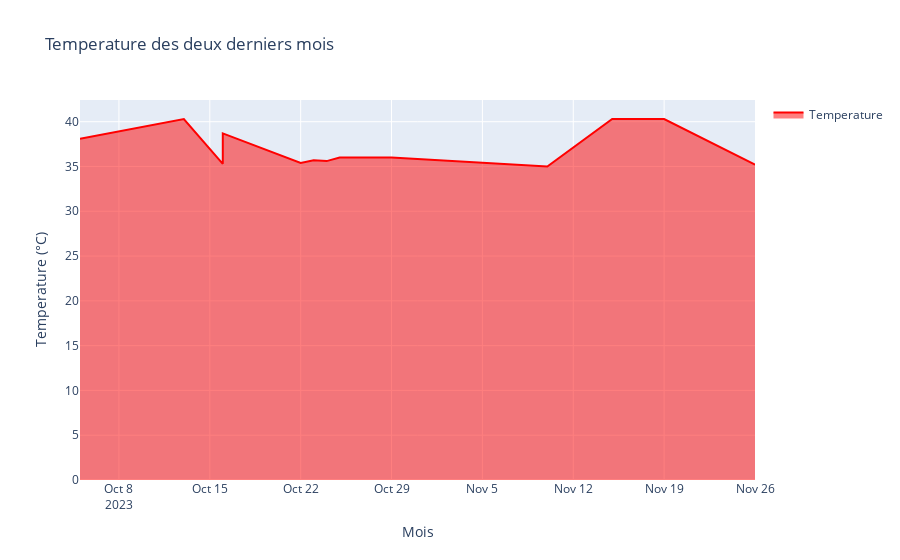

Notebook code for this chart:
### Code cell
def temperature_history():
    # Get today's date
    today_date = np.datetime64(datetime.now().date())
    # Filter data for the last two months
    last_two_months_data = data[data['date'] >= (today_date - np.timedelta64(60, 'D')).astype('datetime64[D]')]
    print(last_two_months_data)
    # Create a filled line plot using plotly
    fig = go.Figure()

    fig.add_trace(go.Scatter(
        x=last_two_months_data['date'],
        y=last_two_months_data['temperature'],
        fill='tozeroy',  # Filled area below the line
        mode='lines',
        line=dict(color='red', width=2),
        name='Temperature'
    ))

    # Add layout details
    fig.update_layout(
        title='Temperature des deux derniers mois ',
        xaxis=dict(title='Mois'),
        yaxis=dict(title='Temperature (°C)'),
        showlegend=True
    )

    # Show the plot
    fig.show()
temperature_history()

### Figure 1 — Plotly figure (JSON) as saved in the notebook; plotly's stock layout.template omitted (floating-point values rounded to 4 significant figures)
{"data": [{"fill": "tozeroy", "line": {"color": "red", "width": 2}, "mode": "lines", "name": "Temperature", "type": "scatter", "x": ["2023-10-05T00:00:00", "2023-10-13T00:00:00", "2023-10-16T00:00:00", "2023-10-16T00:00:00", "2023-10-22T00:00:00", "2023-10-23T00:00:00", "2023-10-24T00:00:00", "2023-10-25T00:00:00", "2023-10-29T00:00:00", "2023-11-07T00:00:00", "2023-11-10T00:00:00", "2023-11-15T00:00:00", "2023-11-19T00:00:00", "2023-11-26T00:00:00"], "y": [38.1, 40.3, 35.3, 38.7, 35.4, 35.7, 35.6, 36, 36, 35.3, 35, 40.3, 40.3, 35.2]}], "layout": {"showlegend": true, "title": {"text": "Temperature des deux derniers mois "}, "xaxis": {"title": {"text": "Mois"}}, "yaxis": {"title": {"text": "Temperature (°C)"}}}}
